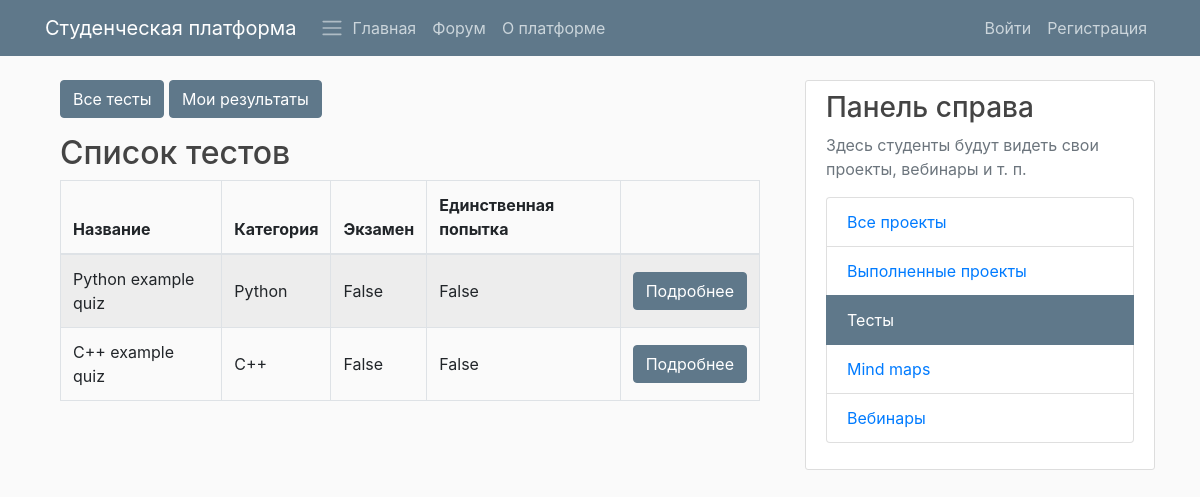
Screenshot of /platform/quiz/ with the database file from the repository.
### QuizApp/models.py (models this page shows, shortened)
class Quiz(models.Model):
    title = models.CharField(
        verbose_name=_("Title"),
        max_length=60, blank=False)
    description = models.TextField(
        verbose_name=_("Description"),
        blank=True, help_text=_("a description of the quiz"))
    url = models.SlugField(
        max_length=60, blank=False,
        help_text=_("a user friendly url"),
        verbose_name=_("user friendly url"))
    category = models.ForeignKey(
        Category, null=True, blank=True,
        verbose_name=_("Category"), on_delete=models.CASCADE)
    random_order = models.BooleanField(
        blank=False, default=False,
        verbose_name=_("Random Order"),
        help_text=_("Display the questions in "
                    "a random order or as they "
                    "are set?"))
    max_questions = models.PositiveIntegerField(
        blank=True, null=True, verbose_name=_("Max Questions"),
        help_text=_("Number of questions to be answered on each attempt."))
    answers_at_end = models.BooleanField(
        blank=False, default=False,
        help_text=_("Correct answer is NOT shown after question."
                    " Answers displayed at the end."),
        verbose_name=_("Answers at end"))
    exam_paper = models.BooleanField(
        blank=False, default=False,
        help_text=_("If yes, the result of each"
                    " attempt by a user will be"
                    " stored. Necessary for marking."),
        verbose_name=_("Exam Paper"))
    single_attempt = models.BooleanField(
        blank=False, default=False,
        help_text=_("If yes, only one attempt by"
                    " a user will be permitted."
                    " Non users cannot sit this exam."),
        verbose_name=_("Single Attempt"))
    pass_mark = models.SmallIntegerField(
        blank=True, default=0,
        verbose_name=_("Pass Mark"),
        help_text=_("Percentage required to pass exam."),
        validators=[MaxValueValidator(100)])
    success_text = models.TextField(
        blank=True, help_text=_("Displayed if user passes."),
        verbose_name=_("Success Text"))
    fail_text = models.TextField(
        verbose_name=_("Fail Text"),
        blank=True, help_text=_("Displayed if user fails."))
    draft = models.BooleanField(
        blank=True, default=False,
        verbose_name=_("Draft"),
        help_text=_("If yes, the quiz is not displayed"
                    " in the quiz list and can only be"
                    " taken by users who can edit"
                    " quizzes."))
    class Meta:
        verbose_name = _("Quiz")
        verbose_name_plural = _("Quizzes")

class Category(models.Model):
    category = models.CharField(
        verbose_name=_("Category"),
        max_length=250, blank=True,
        unique=True, null=True)
    objects = CategoryManager()
    class Meta:
        verbose_name = _("Category")
        verbose_name_plural = _("Categories")
    def __str__(self):
        return self.category

### QuizApp/views.py (the view)
class QuizListView(ListView):
    model = Quiz
    def get_queryset(self):
        queryset = super(QuizListView, self).get_queryset()
        return queryset.filter(draft=False)

### PlatformApp/templatetags/templatetagname.py (called while the page is built)
@register.filter(name='has_group')
def has_group(user, group_name):
    group = Group.objects.get(name=group_name)
    return True if group in user.groups.all() else False

### QuizApp/templates/QuizApp/quiz_list.html (shortened to what this page needs)
{% extends 'QuizApp/base.html' %}
{% load i18n %}
{% load quiz_tags %}
{% block quiz_content %}
<h2>{% trans "Список тестов" %}</h2>
{% if quiz_list %}
<table class="table table-bordered table-striped">
    <thead>
        <tr>
            <th>{% trans "Название" %}</th>
            <th>{% trans "Категория" %}</th>
            <th>{% trans "Экзамен" %}</th>
            <th>{% trans "Единственная попытка" %}</th>
            <th></th>
        </tr>
    </thead>
    <tbody>
        {% for quiz in quiz_list %}
        <tr>
            <td class="align-middle">{{ quiz.title }}</td>
            <td class="align-middle">{{ quiz.category }}</td>
            <td class="align-middle">{{ quiz.exam_paper }}</td>
            <td class="align-middle">{{ quiz.single_attempt }}</td>
            <td class="align-middle">
                <a class="btn btn-info" href="{% url 'quiz_start_page' slug=quiz.url %}">Подробнее</a>
            </td>
            {% endfor %}
        </tbody>
    </table>
    {% else %}
    <p>{% trans "Нет доступных тестов" %}.</p>
    {% endif %}
{% endblock quiz_content %}

### PlatformApp/static/PlatformApp/main.css (style rules this page uses)
body { background: #fafafa; color: #333333; margin-top: 5rem; }
h1, h2, h3, h4, h5, h6 { color: #444444; }
.btn-info { background-color: #5f788a; border-color: #5f788a; }

### rows the page displays
Quiz: title "Python example quiz", category "Python", exam_paper "False", single_attempt "False"
Quiz: title "C++ example quiz", category "C++", exam_paper "False", single_attempt "False"
